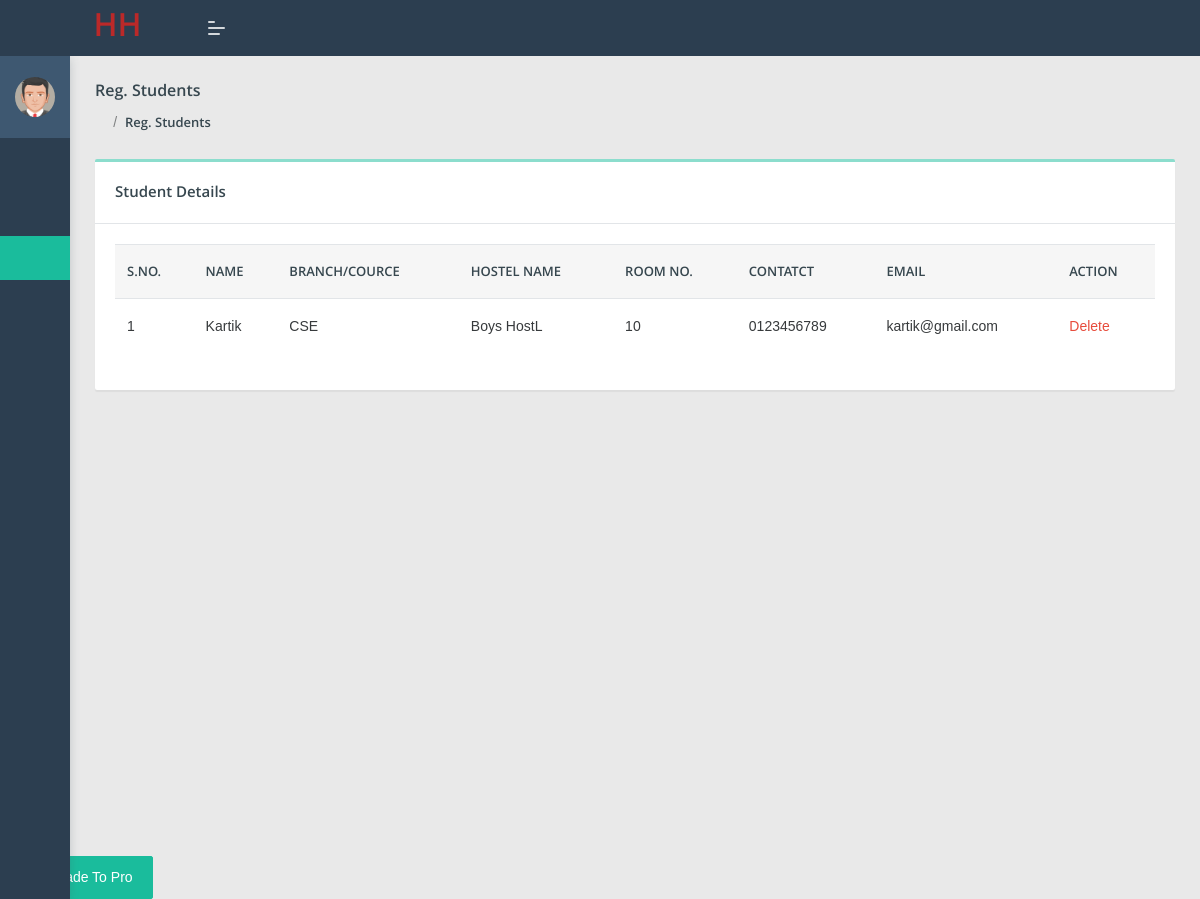
Screenshot of /regstudents (signed in) with the database file from the repository.
### SellPurchase/models/student.py (models this page shows, shortened)
class Student(models.Model):
    name=models.CharField(max_length=50)
    branch=models.CharField(max_length=50)
    hostel_name=models.CharField(max_length=50)
    room_no=models.CharField(max_length=50)
    phone_no=models.CharField(max_length=50)
    email=models.EmailField()
    password=models.CharField(max_length=500)
    image=models.ImageField(upload_to='uploads/products/',null=True,blank=True)

### SellPurchase/views/old.py (the view)
# urls.py: path('regstudents', regstudents, name='regstudents'),
def regstudents(request):
    if not request.user.is_authenticated:
        return redirect('admin_login')
    student = Student.objects.all()
    return render(request, 'admin/registerstudent.html', locals())

### SellPurchase/templates/admin/registerstudent.html
{% extends 'admin_base.html' %}
{% load static %}
{% block main %}
<section class="pcoded-main-container">
    <div class="pcoded-content">
        <div class="page-header">
            <div class="page-block">
                <div class="row align-items-center">
                    <div class="col-md-12">
                        <div class="page-header-title">
                            <h5 class="m-b-10">Reg. Students</h5>
                        </div>
                        <ul class="breadcrumb">
                            <li class="breadcrumb-item"><a href="{% url 'dashboard' %}"><i
                                    class="feather icon-home"></i></a></li>
                            <li class="breadcrumb-item"><a href="">Reg. Students</a></li>
                        </ul>
                    </div>
                </div>
            </div>
        </div>
        <div class="row">
            <div class="col-md-12">
                <div class="card">
                    <div class="card-header">
                        <h5>Student Details</h5>
                    </div>
                    <div class="card-body table-border-style">
                        <div class="table-responsive">
                            <table class="table">
                                <thead>
                                <tr>
                                    <th class="ml-5">S.No.</th>
                                    <th>Name</th>
                                    <th>Branch/Cource</th>
                                    <th>Hostel Name</th>
                                    <th>Room No.</th>
                                    <th>Contatct</th>
                                    <th>Email</th>
                                    <th>Action</th>
                                </tr>
                                </thead>
                                <tbody>
                                {% for i in student %}
                                <tr>
                                    <td>{{forloop.counter}}</td>
                                    <td>{{i.name}}</td>
                                    <td>{{i.branch}}</td>
                                    <td>{{i.hostel_name}}</td>
                                    <td>{{i.room_no}}</td>
                                    <td>{{i.phone_no}}</td>
                                    <td>{{i.email}}</td>
                                    <td><a href="{% url 'deletestudent' i.id %}" class="text-danger ">Delete</a></td>
                                </tr>
                                {% endfor %}
                                </tbody>
                            </table>
                        </div>
                    </div>
                </div>
            </div>
        </div>
    </div>
</section>
{% endblock %}

### rows the page displays
Student: name "Kartik", branch "CSE", hostel_name "Boys HostL", room_no "10", phone_no "0123456789", email "kartik@gmail.com"
